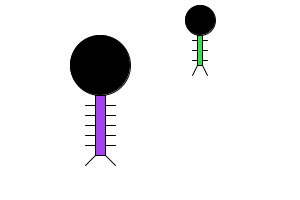
Frame 1 (no input)
Frame 60 (the mouse pressed at the canvas centre just before this capture): identical to frame 1, image omitted
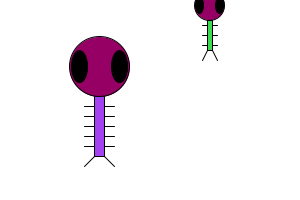
Frame 120 (the mouse held since frame 60 and released just before this capture)

The Processing sketch that drew these frames (run headless with seeded random() and noise(); from frame 60 on, the mouse is pressed at the canvas centre):

// Processing sketch: processing_12200
// ── processing_12200.pde

Zoog zoog1;
Zoog zoog2;

void setup() {
  size(300,200);
  smooth();
  zoog1 = new Zoog(100,125,60,60,16,random(255),random(255),random(255));
  zoog2 = new Zoog (200,50,30,30,8,random(255),random(255),random(255));
}

void draw() {
  background(255);
  // mouseX position determines speed factor
  float factor = constrain(mouseX/20,0,2);
  zoog1.jiggle(factor);
  zoog1.display();
  zoog2.jiggle(factor);
  zoog2.display();
}

class Zoog {
  // Zoog's variables
  float x,y,w,h,eyeSize,bodyR,bodyG,bodyB;
  
  // Zoog constructor
  Zoog(float tempX, float tempY, float tempW, float tempH, float tempEyeSize, float tempBodyR, float tempBodyG, float tempBodyB) {
    x = tempX;
    y = tempY;
    w = tempW;
    h = tempH;
    eyeSize = tempEyeSize;
    bodyR = tempBodyR;
    bodyG = tempBodyG;
    bodyB = tempBodyB;
  }
  
  // Move Zoog
  void jiggle(float speed) {
    // Change the location of Zoog randomly
    x = x + random(-1,1)*speed;
    y = y + random(-1,1)*speed;
    // Constrain Zoog to window
    x = constrain(x,0,width);
    y = constrain(y,0,height);
  }
  
  // Display Zoog
  void display() {
    // Set ellipses and rects to CENTER mode
    ellipseMode(CENTER);
    rectMode(CENTER);
    // Draw Zoog's arms with a for loop
    for (float i = y - h/3; i < y + h/2; i += 10) {
      stroke(0);
      line(x-w/4,i,x + w/4,i);
    }
    // Draw Zoog's body
    stroke(0);
    fill(bodyR,bodyG,bodyB);
    rect(x,y,w/6,h);
    // Draw Zoog's head
    stroke(0);
    fill(mouseX,0,mouseY);
    ellipse(x,y-h,w,h);
    // Draw Zoog's eyes
    fill(0);
    ellipse(x-w/3,y-h,eyeSize,eyeSize*2);
    ellipse(x + w/3,y - h,eyeSize,eyeSize*2);
    // Draw Zoog's legs
    stroke(0);
    line(x - w/12,y + h/2,x - w/4,y + h/2 + 10);
    line(x + w/12,y + h/2,x + w/4,y + h/2 + 10);
  }
}
